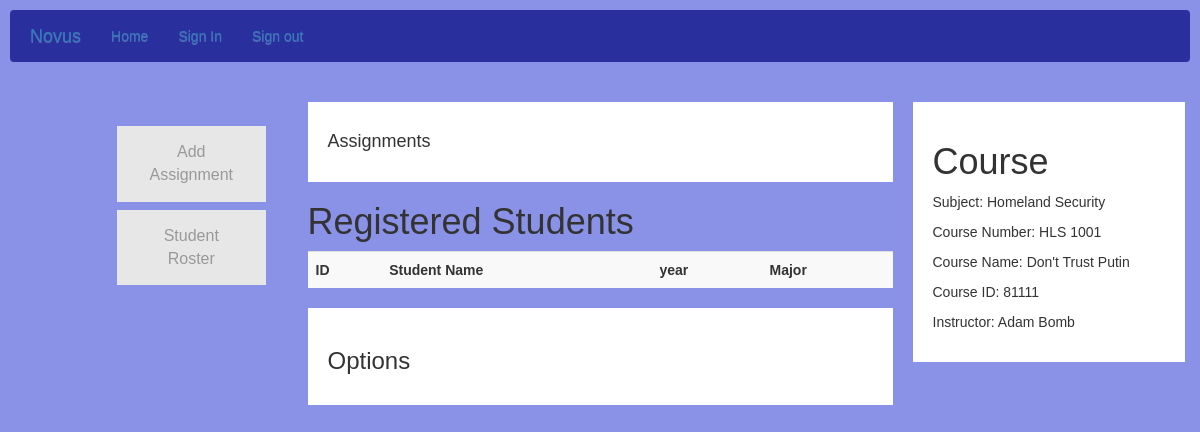
Before: /details/Course/1 with the older database file.
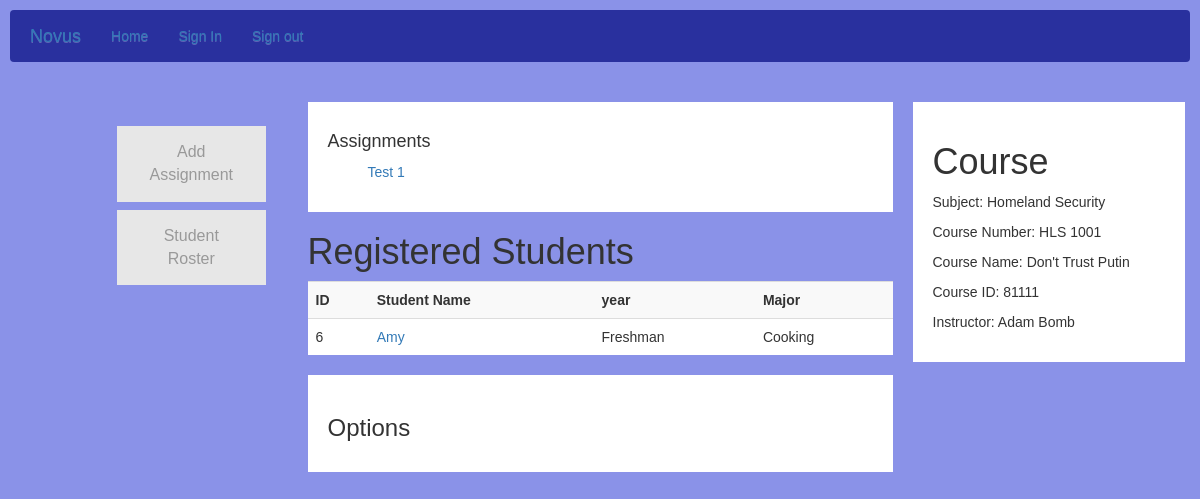
After: the same page with the newer database file.
### models.py (models this page shows, shortened)
class Course (db.Model):
    __tablename__= "courses"
    id = db.Column(db.Integer, primary_key=True)
    uniqueid = db.Column(db.String(5), index=True)
    name = db.Column(db.String(120), index=True, unique=False)
    subject = db.Column(db.String(64), index=True)
    number = db.Column(db.String(8), index=True)
    day = db.Column(db.String(10), index=True)
    start_time = db.Column(db.Time, index=True)
    end_time = db.Column(db.Time, index=True)
    professor_id = Column(Integer, ForeignKey('professors.id'))
    posts = relationship("Post", backref="courses")
    assignments = relationship("Assignment", backref="courses")
    students = relationship("Student", secondary=class_registration_table, back_populates="courses")

class User(db.Model, UserMixin):
    __tablename__="users"
    id = db.Column(db.Integer, primary_key=True)
    uniqueid = db.Column(db.String(5), index=True)
    name = db.Column(db.String(120), index=True, unique=False)
    gender = db.Column(db.String(6), index=True)
    email = db.Column(db.String(120), index=True)
    phone = db.Column(db.String(120), index=True)
    birthday = db.Column(db.String(120), index=True)
    active = db.Column(db.Boolean())
    roles = relationship("Role", secondary="user_roles")
    password = db.Column(db.String(128))

class Assignment(db.Model):
    __tablename__= "assignments"
    id = db.Column(db.Integer, primary_key=True)
    name = db.Column(db.String(100), index=True, unique=False)
    description = db.Column(db.String(300), unique=False)
    type = db.Column(db.String(20), index=True, unique=False)
    total = db.Column(db.Integer)
    timestamp = db.Column(db.DateTime, index=True, default=datetime.utcnow)
    course_id = Column(Integer, ForeignKey('courses.id'))

class Student(User, db.Model):
    __tablename__= "students"
    id = db.Column(db.Integer, ForeignKey('users.id'), primary_key=True)
    year = db.Column(db.String(10), index=True)
    major = db.Column(db.String(120), index=True)
    courses = relationship("Course", secondary=class_registration_table, back_populates="students")
    submissions = relationship("Submission", backref="students")
    posts = relationship("Post", backref="students")

### app.py (the view)
@app.route('/details/<type>/<int:id>')
def details(type, id):
    if type == "Student":
        student = Student.query.get(id)
        return render_template('students_details.html', student=student)
    elif type == "Professor":
        prof = Professor.query.get(id)
        return render_template('professor_details.html', prof=prof)
    elif type == "Administrator":
        admin = Administrator.query.get(id)
        return render_template('administrator_details.html', admin=admin)
    elif type == "Course":
        course = Course.query.get(id)
        professor = Professor.query.get(course.professor_id)
        assignments = course.assignments
        return render_template('course_details.html', course=course, professor=professor, assignments=assignments)
    else:
        return render_template('error.html')

### templates/course_details.html
{% extends 'layout.html' %}
{% block head %}
        <link rel="stylesheet" href="//maxcdn.bootstrapcdn.com/bootstrap/3.2.0/css/bootstrap.min.css">
        <link rel="stylesheet" href="//maxcdn.bootstrapcdn.com/bootstrap/3.2.0/css/bootstrap-theme.min.css">
        <link rel="stylesheet" type="text/css" href="/static/css/index.css">
{% endblock %}
{% block app_content %}
<div class="row">
  <div class="leftcolumn">
    <div class="card" id="opt">
      <ul>
        <ol><a href="{{ url_for('add_assignment', id=course.id )}}" class="button">Add Assignment</a></ol>
        <ol><a href="{{ url_for('student_course_roster', id=course.id )}}" class="button">Student Roster</a></ol>
      </ul>
    </div>
  </div>
  <div class="centercolumn">
    <div class="card">
      <h4>Assignments</h4>
        <ul>
          {% for assignment in assignments %}
            <p><a href="{{ url_for('assignment', id=assignment.id )}}">{{assignment.name}}</a></p>
          {% endfor %}
        </ul>
    </div>
    <div class="table" id="opt">
      <h1>Registered Students</h1>
      <div style="text-align:center">
        <table class="table table-striped" >
          <tr>
            <th>ID</th>
            <th>Student Name</th>
            <th>year</th>
            <th>Major</th>
          </tr>
          {% for student in course.students %}
          <tr class="text-left">
            <td>{{student.id}}</td>
            <td><a href="{{ url_for('details', type='Student', id=student.id) }}">{{student.name}}</a></td>
            <td>{{student.year}}</td>
            <td>{{student.major}}</td>
          </tr>
          {% endfor %}
        </table>
      </div>
    </div>
    <div class="card">
      <h3>Options</h3>
    </div>
  </div>
  <div class="rightcolumn">
    <div class="card">
      <h1>Course</h1>
      <p>Subject: {{course.subject}}</p>
      <p>Course Number: {{course.number}}</p>
      <p>Course Name: {{course.name}}</p>
      <p>Course ID: {{course.uniqueid}}</p>
      <p>Instructor: {{professor.name}}</p>
    </div>
  </div>
</div>
{% endblock %}

### templates/layout.html (shortened to what this page needs)
{% extends 'bootstrap/base.html' %}
{% block navbar %}
  <nav class="navbar navbar-light" style="background-color: #29309e;">
    <div class="container">
      <div class="navbar-header">
        <a class="navbar-brand" href="/">Novus</a>
      </div>
      <div class="navbar-collapse collapse">
        <ul class="nav navbar-nav">
          <li><a href="/">Home</a></li>
          <li><a href="/welcome">Sign In</a></li>
          <li><a href="/logout">Sign out</a></li>
        </ul>
      </div>
    </div>
  </nav>
{% endblock %}
{% block content %}
  <div class="container">
    {% block app_content %}
    {% endblock %}
  </div>
{% endblock %}

### static/css/index.css (style rules this page uses)
* { box-sizing: border-box; }
body { font-family: Arial; padding: 10px; background: #8a92e8; }
.leftcolumn { float: left; width: 25%; background-color: #8a92e8; padding-right: 20px; }
#opt { background-color: #8a92e8; }
.button { background-color: #e7e7e7; border: none; color: #999999; padding: 15px 32px; text-align: center; text-decoration: none; display: inline-block; font-size: 16px; margin: 4px 2px; cursor: pointer; }
.centercolumn { float: left; width: 50%; }
.rightcolumn { float: left; width: 25%; background-color: #8a92e8; padding-left: 20px; }
.card { background-color: white; padding: 20px; margin-top: 20px; }
.row:after { content: ""; display: table; clear: both; }

Changed rows visible on the page:
added Assignment: name "Test 1"
now on this page (row unchanged): Student: id "6", name "Amy", year "Freshman", major "Cooking"
